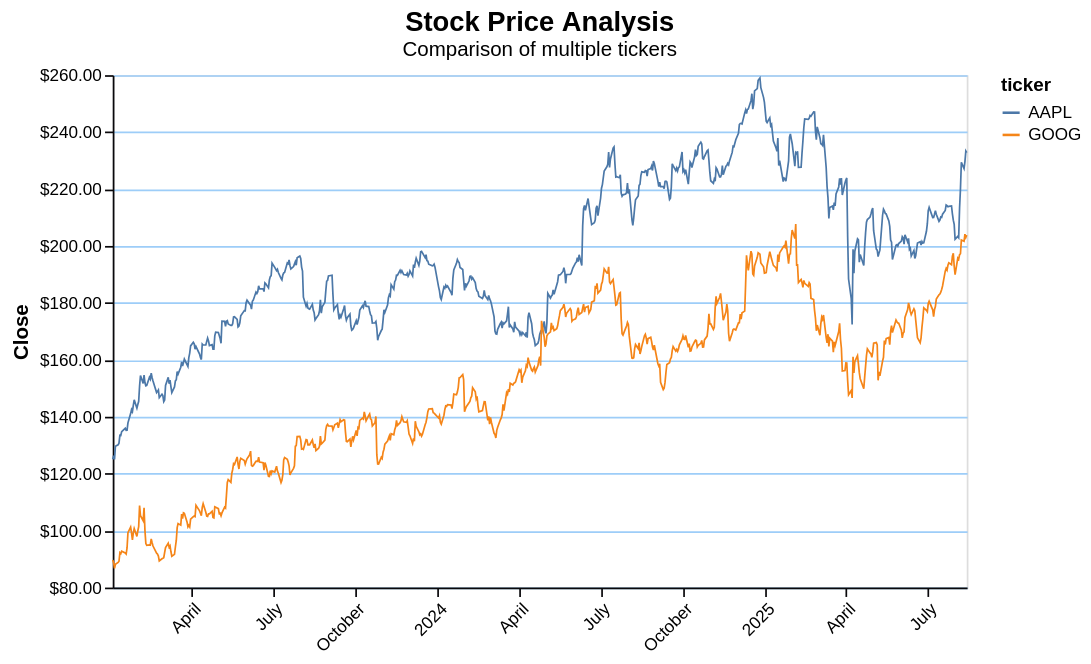

The notebook cell saved with this chart:
### Code cell
# Plot a chart of the close for all symbols
line_chart = (
    alt.Chart(pl_df)
    .mark_line(strokeWidth=1)
    .encode(x=alt.X("date:T",
                    title='',
                    axis=alt.Axis(labelAngle=-45, tickColor="#09080B", domainColor="#09080B", grid=False, labelFontSize=10, titleFontSize=12)),
            y=alt.Y("close:Q",
                    title='Close',
                    scale=alt.Scale(zero=False),
                    axis=alt.Axis(format='$.2f', tickColor="#09080B", domainColor="#09080B", gridColor="#9DCDF8", grid=True, labelFontSize=10, titleFontSize=12)
                    ),
            color="ticker:N",
            tooltip=['date:T', 'close:Q'])
    ).properties(title={'text': 'Stock Price Analysis',
                        'subtitle': ['Comparison of multiple tickers'],
                        'fontSize': 16
                },
                width=500,
                height=300,
    )
line_chart

### Figure 1 — Vega-Lite specification as saved in the notebook (floating-point values rounded to 4 significant figures; data arrays with more than 128 entries replaced by an {"elided": "..."} marker saying what was removed)
{"config": {"view": {"continuousWidth": 300, "continuousHeight": 300}}, "data": {"name": "data-5a1671e373a6e10be9aeb55942389ad9"}, "mark": {"type": "line", "strokeWidth": 1}, "encoding": {"color": {"field": "ticker", "type": "nominal"}, "tooltip": [{"field": "date", "type": "temporal"}, {"field": "close", "type": "quantitative"}], "x": {"axis": {"domainColor": "#09080B", "grid": false, "labelAngle": -45, "labelFontSize": 10, "tickColor": "#09080B", "titleFontSize": 12}, "field": "date", "title": "", "type": "temporal"}, "y": {"axis": {"domainColor": "#09080B", "format": "$.2f", "grid": true, "gridColor": "#9DCDF8", "labelFontSize": 10, "tickColor": "#09080B", "titleFontSize": 12}, "field": "close", "scale": {"zero": false}, "title": "Close", "type": "quantitative"}}, "height": 300, "title": {"text": "Stock Price Analysis", "subtitle": ["Comparison of multiple tickers"], "fontSize": 16}, "width": 500, "$schema": "https://vega.github.io/schema/vega-lite/v5.20.1.json", "datasets": {"data-5a1671e373a6e10be9aeb55942389ad9": {"elided": "1312 records"}}}
